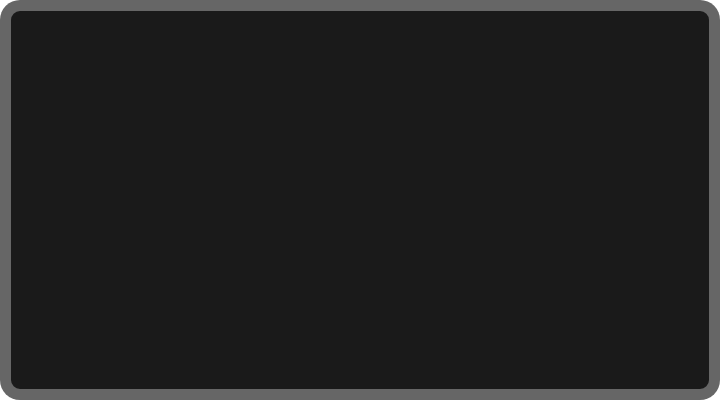
Frame 1 (no input)
Frame 60 (no input): identical to frame 1, image omitted
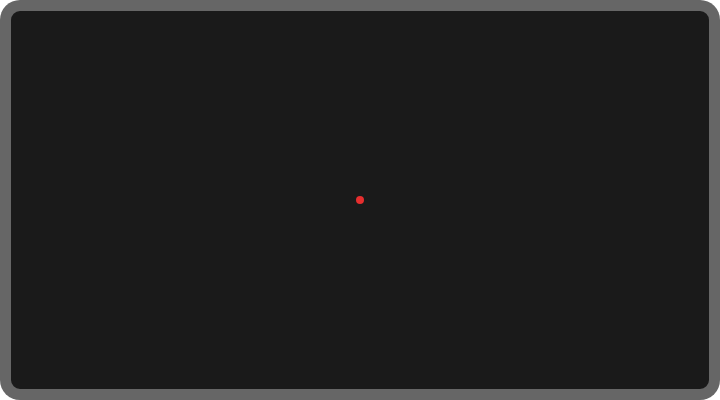
Frame 120 (the mouse pressed at the canvas centre since frame 60)

The p5.js sketch that drew these frames (run headless with seeded random() and noise() and a simulated clock; from frame 60 on, the mouse is pressed at the canvas centre):

// p5.js sketch
// ── sketch.js
// Array of path objects, each containing an array of particles
let paths = [];

// How long until the next particle
let framesBetweenParticles = 2;
let nextParticleFrame = 0;

// Location of last created particle
let previousParticlePosition;

// How long it takes for a particle to fade out
let particleFadeFrames = 300;

function setup() {
  let cnv = createCanvas(720, 400);
  cnv.style('border-radius', '20px');
  colorMode(HSB);

  // Start with a default vector and then use this to save the position
  // of the last created particle
  previousParticlePosition = createVector();
  describe(
    'When the cursor drags along the black background, it draws a pattern of multicolored circles outlined in white and connected by white lines. The circles and lines fade out over time.'
  );
}

function draw() {
  background(10);


  // Update and draw all paths
  for (let path of paths) {
    path.update();
    path.display();
  }

  // Draw a 10px gray frame with rounded corners
  push();
  noFill();
  stroke(40);
  strokeWeight(12);
  rect(5, 5, width - 10, height - 10, 15);
  pop();
}

// Create a new path when mouse is pressed
function mousePressed() {
  nextParticleFrame = frameCount;
  paths.push(new Path());

  // Reset previous particle position to mouse
  // so that first particle in path has zero velocity
  previousParticlePosition.set(mouseX, mouseY);
  createParticle();
}

// Add particles when mouse is dragged
function mouseDragged() {
  // If it's time for a new point
  if (frameCount >= nextParticleFrame) {
    createParticle();
  }
}

function createParticle() {
  // Grab mouse position
  let mousePosition = createVector(mouseX, mouseY);

  // New particle's velocity is based on mouse movement
  let velocity = p5.Vector.sub(mousePosition, previousParticlePosition);
  velocity.mult(0.05);

  // Add new particle
  let lastPath = paths[paths.length - 1];
  lastPath.addParticle(mousePosition, velocity);

  // Schedule next particle
  nextParticleFrame = frameCount + framesBetweenParticles;

  // Store mouse values
  previousParticlePosition.set(mouseX, mouseY);
}

// Path is a list of particles
class Path {
  constructor() {
    this.particles = [];
  }

  addParticle(position, velocity) {
    // Add a new particle with a position, velocity, and hue
    let particleHue = (this.particles.length * 30) % 360;
    this.particles.push(new Particle(position, velocity, particleHue));
  }

  // Update all particles
  update() {
    for (let particle of this.particles) {
      particle.update();
    }
  }

  // Draw a line between two particles
  connectParticles(particleA, particleB) {
    stroke(255);
    line(
      particleA.position.x,
      particleA.position.y,
      particleB.position.x,
      particleB.position.y
    );
  }

  // Display path
  display() {
    // Loop through backwards so that when a particle is removed,
    // the index number for the next loop will match up with the
    // particle before the removed one
    for (let i = this.particles.length - 1; i >= 0; i -= 1) {
      this.particles[i].display();

      // If there is a particle after this one
      if (i < this.particles.length - 1) {
        // Connect them with a line
        this.connectParticles(this.particles[i], this.particles[i + 1]);
      }
    }
  }
}

// Particle along a path
class Particle {
  constructor(position, velocity, hue) {
    this.position = position.copy();
    this.velocity = velocity.copy();
    this.hue = hue;
    this.drag = 0.95;
    this.framesRemaining = particleFadeFrames;
  }

  update() {
    // Move it
    this.position.add(this.velocity);

    // Slow it down
    this.velocity.mult(this.drag);
  }

  // Draw particle
  display() {
    noStroke();
    fill(this.hue, 80, 90);
    circle(this.position.x, this.position.y, 8);
  }
}
